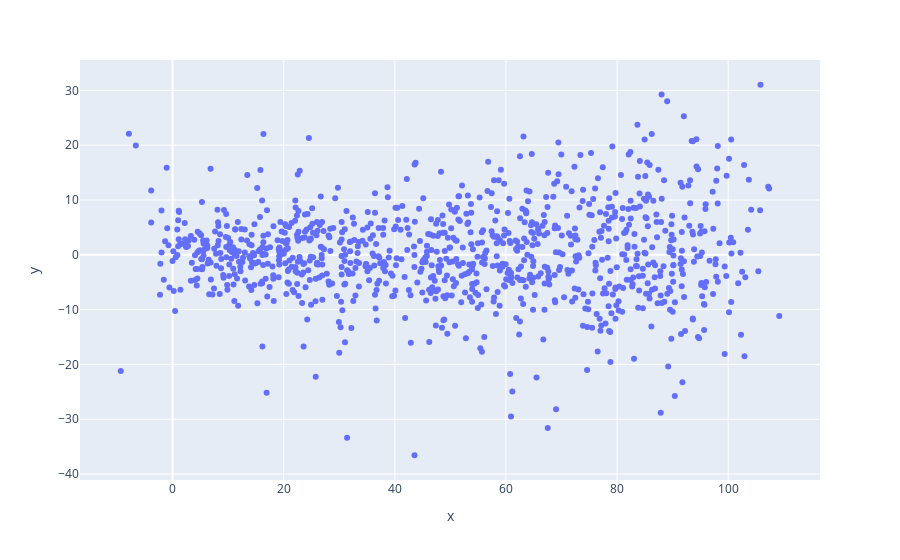

Here is the notebook cell this chart was saved with:
### Markdown cell above
## Remove extreme outliers

### Code cell
duplicate_dataset = methods.duplicate_datasets.DuplicateDataset(dataset, 'replicate_1', 'replicate_2')
duplicate_dataset.create_dif_mean_plot()

### Figure 1 — Plotly figure (JSON) as saved in the notebook; plotly's stock layout.template omitted (floating-point values rounded to 4 significant figures; data arrays with more than 128 entries replaced by an {"elided": "..."} marker saying what was removed)
{"data": [{"hovertemplate": "x=%{x}<br>y=%{y}<extra></extra>", "legendgroup": "", "marker": {"color": "#636efa", "symbol": "circle"}, "mode": "markers", "name": "", "orientation": "v", "showlegend": false, "type": "scatter", "x": {"elided": "1000 float values"}, "xaxis": "x", "y": {"elided": "1000 float values"}, "yaxis": "y"}], "layout": {"legend": {"tracegroupgap": 0}, "margin": {"t": 60}, "xaxis": {"anchor": "y", "domain": [0, 1], "title": {"text": "x"}}, "yaxis": {"anchor": "x", "domain": [0, 1], "title": {"text": "y"}}}}
